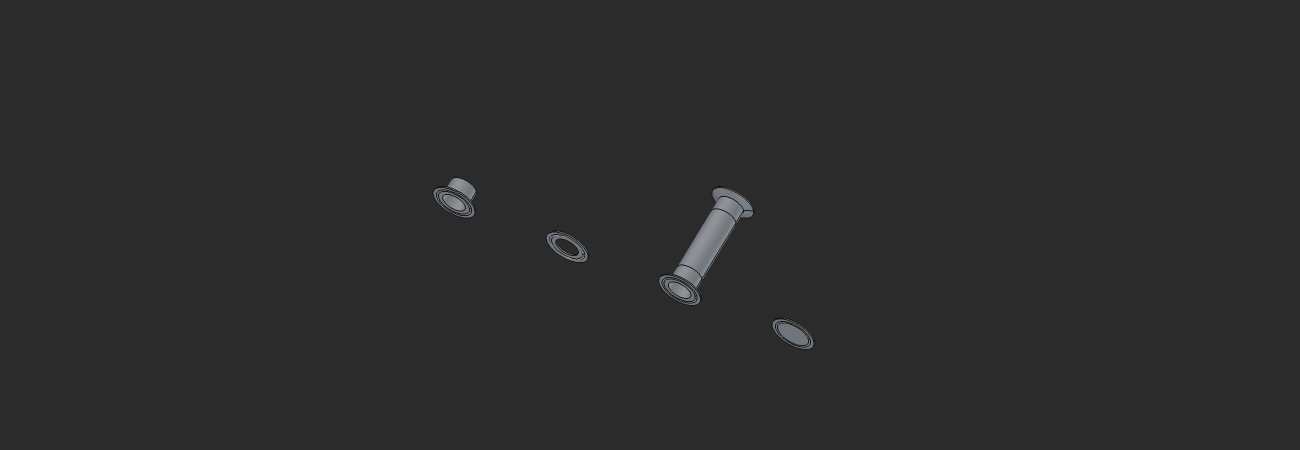
#> input picture docs/media/render_all_wide.png, 2600 x 900 px, given in place of pair_P1.png, which was not available (shown at 1/2 size)
$ python render_media.py
#> lines starting #> are read from the running program, lines starting #| are printed output that depends on the picture; pictures that were not available may be replaced by others from this repository, and a replacement may not be noted
#!/usr/bin/env python3
"""Genera los renders de `docs/media/` para el README y la documentación.

Usa FreeCAD GUI bajo un display virtual (Xvfb) para renderizar las 4 piezas
del preset 1.5" TC64 con material metálico (modo Shaded, sin aristas). No
requiere monitor físico ni interacción: corre headless.

Dependencias:
  - FreeCAD (Flatpak: org.freecad.FreeCAD)
  - Xvfb
  - Python PIL (para el recorte transparente)
  - El repo clonado con `tripta_clamps_3d` importable (vía PYTHONPATH)

Uso:
  ./scripts/render_media.py

Genera en `docs/media/`:
  - hero.png            (las 4 piezas juntas, para el banner del README)
  - render_ferrula.png  render_gasket.png  render_spool.png  render_endcap.png
"""
import subprocess, sys, os

REPO = os.path.dirname(os.path.dirname(os.path.abspath(__file__)))
MEDIA = os.path.join(REPO, "docs", "media")
os.makedirs(MEDIA, exist_ok=True)

_PRESET = '1.5" · TC64'
_PROPS_BLOCK = f'''
_PRESET = preset_por_nombre({_PRESET!r})
_PROPS = {{
    "TubeID": _PRESET["tube_id"], "TubeOD": _PRESET["tube_od"],
    "FerruleOD": _PRESET["ferrule_od"], "BeadDistance": _PRESET["bead_distance"],
    "BeadRadius": 1.5, "SpoolLength": 100.0,
    "TubeHeight": _PRESET["tube_height_larga"], "FerrHeight": 2.0,
    "GasketThickness": _PRESET["gasket_thickness"],
}}'''

PAIRS_SCRIPT = f'''#!/usr/bin/env python3
"""Renderiza 2 pares de piezas en alta resolución (4 piezas en total)."""
import sys, os, time
sys.path.insert(0, {REPO!r})
import FreeCAD as App
import FreeCADGui as Gui
from tripta_clamps_3d.feature import TriptaClamps3DFeature, TriptaClamps3DViewProvider
from tripta_clamps_3d.presets import preset_por_nombre
{_PROPS_BLOCK}
OUT = {MEDIA!r}
TIPOS_CONF = [
    ("P1", [("ferrula", -90), ("gasket", 90)]),
    ("P2", [("spool", -120), ("endcap", 120)]),
]
for docname, items in TIPOS_CONF:
    doc = App.newDocument(docname)
    for tipo, px in items:
        obj = doc.addObject("Part::FeaturePython", f"TF_{{tipo}}")
        TriptaClamps3DFeature(obj)
        if obj.ViewObject is not None:
            TriptaClamps3DViewProvider(obj.ViewObject)
            try:
                obj.ViewObject.ShapeColor = (0.55, 0.57, 0.60, 1.0)
                obj.ViewObject.DiffuseColor = [(0.55, 0.57, 0.60, 1.0)]
            except Exception:
                pass
        obj.PieceType = tipo
        for prop, val in _PROPS.items():
            setattr(obj, prop, val)
        obj.Placement = App.Placement(App.Vector(px, 0, 0), App.Rotation())
        doc.recompute()
    doc.recompute()
    view = Gui.ActiveDocument.ActiveView
    view.viewIsometric(); view.fitAll(); time.sleep(0.7)
    view.saveImage(f"{{OUT}}/pair_{{docname}}.png", 2400, 1200, "#2b2b2b")
    App.closeDocument(docname)
os._exit(0)
'''

def run_xvfb(script_path, screen="2600x1400x24", timeout=120):
    """Corre un script de FreeCAD GUI bajo Xvfb."""
#> called with script_path = 'scripts/_pairs_render_tmp.py', screen = '2600x1400x24', timeout = 120
    cmd = [
        "xvfb-run", "-a", "-s", f"-screen 0 {screen}",
        "flatpak", "run",
        "--env=QT_QPA_PLATFORM=xcb",
        f"--env=PYTHONPATH={REPO}",
        "org.freecad.FreeCAD", script_path,
    ]
    subprocess.run(cmd, timeout=timeout, check=False,
                   stdout=subprocess.DEVNULL, stderr=subprocess.DEVNULL)
#> (this line was passed over: subprocess is not available in this run)


def split_pairs():
    """Recorta cada pieza individual de los PNGs de pares (fondo transparente)."""
    from PIL import Image
    def split(path, out_names):
#> called with path = 'docs/media/pair_P1.png'
        im = Image.open(path).convert("RGB")
#> im is the input picture: PIL image 2600x900 RGB; mean R, G, B 43.7, 43.7, 43.8
        w, h = im.size; px = im.load()
#> after `w, h = im.size`: w = 2600; h = 900
        def is_body(c): return c[0] > 90 or c[1] > 90 or c[2] > 90
        col = {}
        for x in range(0, w, 2):
            col[x] = sum(1 for y in range(0, h, 2) if is_body(px[x, y])) > 1
#> after the loop, col = 1300 items
        runs, in_run = [], False
        for x in sorted(col):
            if col[x] and not in_run: st, in_run = x, True
            elif not col[x] and in_run: runs.append((st, x)); in_run = False
#> this loop made 1300 passes
#> (st, in_run) on passes 435, 548, 661, 774: (868, True), (1094, True), (1320, True), (1546, True)
#> in_run on passes 477, 589, 754, 815: False, False, False, False
#> after the loop, in_run = False; runs = [(868, 952), (1094, 1176), (1320, 1506), (1546, 1628)]; st = 1546
        if in_run: runs.append((st, max(col)))
        for i, (x0, x1) in enumerate(runs):
            if i >= len(out_names): break
            xa, xb = max(0, x0-25), min(w, x1+25)
            ys = [y for y in range(0, h) for xx in range(xa, xb, 2) if is_body(px[xx, y])]
            if not ys: continue
            ya, yb = max(0, min(ys)-15), min(h, max(ys)+15)
            crop = im.crop((xa, ya, xb, yb)).convert("RGBA")
            data = crop.getdata()
            crop.putdata([(c[0], c[1], c[2], 255) if (c[0] > 90 or c[1] > 90 or c[2] > 90)
                          else (0, 0, 0, 0) for c in data])
            crop.save(os.path.join(MEDIA, f"{out_names[i]}.png"))
#> this loop made 3 passes
#> (x0, x1, xa, xb, ya, yb) on passes 1 to 2: (868, 952, 843, 977, 341, 449), (1094, 1176, 1069, 1201, 448, 538)
#> pass 1, in split, `crop = im.crop((xa, ya, xb, yb)).convert("RGBA")`:
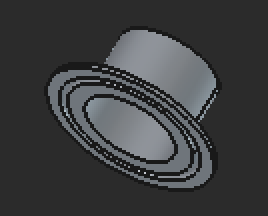
#> crop: PIL image 134x108 RGBA (shown 2 times larger); mean R, G, B, A 60.3, 61.6, 63, 255
#> pass 1, in split, `crop.save(os.path.join(MEDIA, f"{out_names[i]}.png"))`:
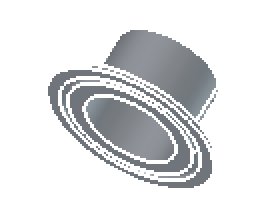
#> saved as render_ferrula.png: PIL image 134x108 RGBA (shown 2 times larger); mean R, G, B, A 29.6, 30.9, 32.3, 61.3; transparent parts drawn white
#> pass 2, in split, `crop.save(os.path.join(MEDIA, f"{out_names[i]}.png"))`:
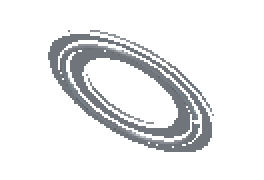
#> saved as render_gasket.png: PIL image 132x90 RGBA (shown 2 times larger); mean R, G, B, A 16.9, 17.8, 18.7, 37.5; transparent parts drawn white
    split(os.path.join(MEDIA, "pair_P1.png"), ["render_ferrula", "render_gasket"])
    split(os.path.join(MEDIA, "pair_P2.png"), ["render_spool", "render_endcap"])
#> call 2 of split, with path = 'docs/media/pair_P2.png'
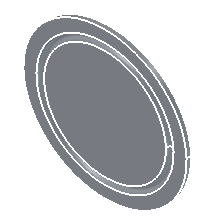
#> input picture docs/media/render_endcap.png, 216 x 224 px, given in place of pair_P2.png, which was not available
#> in split (call 2), `im = Image.open(path).convert("RGB")`:
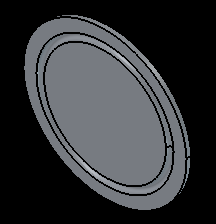
#> im: PIL image 216x224 RGB; mean R, G, B 50.7, 52.5, 55
#> after the loop in split (call 2), `for x in range(0, w, 2):`: col = 108 items
#> the loop in split (call 2), `for x in sorted(col):` made 108 passes
#> (x, st, in_run) on pass 13: (24, 24, True)
#> after the loop in split (call 2), `for x in sorted(col):`: in_run = False; runs = [(24, 190)]; st = 24
#> the loop in split (call 2), `for i, (x0, x1) in enumerate(runs):` made 1 pass
#> (x0, x1, xa, xb, ya, yb) on pass 1: (24, 190, 0, 215, 0, 224)


def make_hero():
    """Compone el banner con las 4 piezas sobre fondo degradado oscuro."""
    from PIL import Image, ImageDraw
    pieces = ["render_ferrula", "render_gasket", "render_spool", "render_endcap"]
    labels = ["Férula", "Gasket", "Spool", "End cap"]
    ims = [Image.open(os.path.join(MEDIA, f"{p}.png")).convert("RGBA") for p in pieces]
    H = 420
    scaled = [im.resize((int(im.size[0]*H/im.size[1]), H), Image.LANCZOS) for im in ims]
#> scaled = 4 items
    gap, pad = 70, 60
    W = pad*2 + sum(im.size[0] for im in scaled) + gap*(len(scaled)-1)
#> W = 2275
    H_img = H + 90
    canvas = Image.new("RGBA", (W, H_img), (0, 0, 0, 255))
    for y in range(H_img):
        v = int(35 + 10*(y/H_img))
        for x in range(0, W, 4):
            for xx in range(min(4, W-x)):
                canvas.putpixel((x+xx, y), (v, v, v, 255))
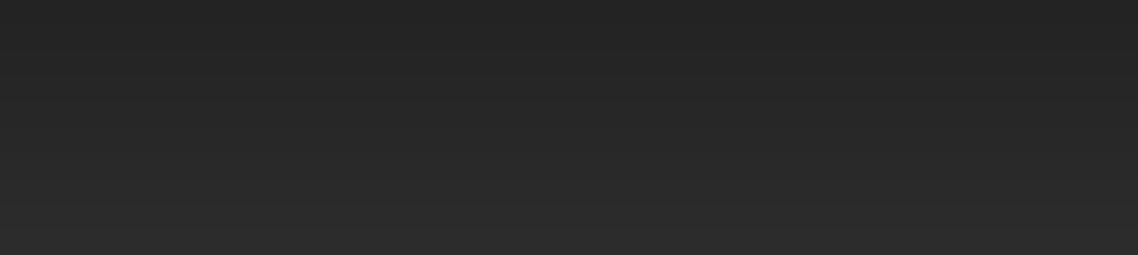
#> canvas: PIL image 2275x510 RGBA (shown at 1/2 size); mean R, G, B, A 39.5, 39.5, 39.5, 255
    x = pad
    for im, lab in zip(scaled, labels):
        y0 = (H - im.size[1]) // 2 + 10
        canvas.alpha_composite(im, (x, y0))
        d = ImageDraw.Draw(canvas)
        lw = d.textlength(lab)
        d.text((x + (im.size[0]-lw)/2, H+20), lab, fill=(200, 200, 200, 255))
        x += im.size[0] + gap
#> this loop made 4 passes
#> (lab, lw, x) on passes 1 to 4: ('Férula', 30, 651), ('Gasket', 31, 1337), ('Spool', 25, 1810), ('End cap', 37, 2285)
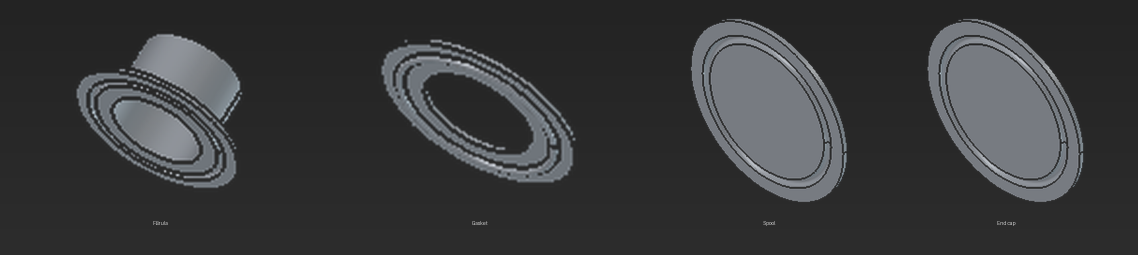
#> canvas: PIL image 2275x510 RGBA (shown at 1/2 size); mean R, G, B, A 56.4, 57.4, 58.6, 255
#> after the loop, x = 2285
    canvas.convert("RGB").save(os.path.join(MEDIA, "hero.png"))


def main():
    tmp = os.path.join(REPO, "scripts", "_pairs_render_tmp.py")
    with open(tmp, "w") as f:
        f.write(PAIRS_SCRIPT)
    try:
        print("Renderizando pares bajo Xvfb (FreeCAD GUI, puede tardar)...")
        run_xvfb(tmp)
        print("Recortando piezas individuales...")
        split_pairs()
        print("Componiendo hero.png...")
        make_hero()
        print("Listo. Renders en docs/media/")
    finally:
        if os.path.exists(tmp):
            os.remove(tmp)


if __name__ == "__main__":
    main()
